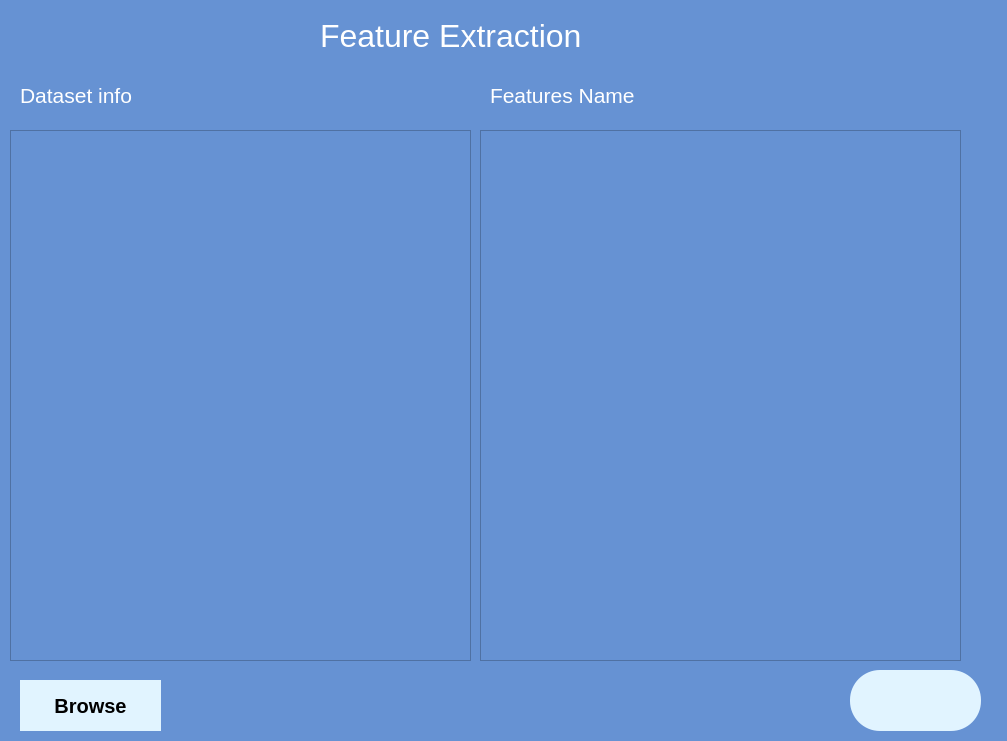
<?xml version="1.0" encoding="UTF-8"?>
<ui version="4.0">
 <class>Form</class>
 <widget class="QWidget" name="Form">
  <property name="enabled">
   <bool>true</bool>
  </property>
  <property name="geometry">
   <rect>
    <x>0</x>
    <y>0</y>
    <width>1007</width>
    <height>741</height>
   </rect>
  </property>
  <property name="sizePolicy">
   <sizepolicy hsizetype="Fixed" vsizetype="Fixed">
    <horstretch>0</horstretch>
    <verstretch>0</verstretch>
   </sizepolicy>
  </property>
  <property name="minimumSize">
   <size>
    <width>1007</width>
    <height>741</height>
   </size>
  </property>
  <property name="maximumSize">
   <size>
    <width>1007</width>
    <height>741</height>
   </size>
  </property>
  <property name="sizeIncrement">
   <size>
    <width>1007</width>
    <height>741</height>
   </size>
  </property>
  <property name="baseSize">
   <size>
    <width>1007</width>
    <height>741</height>
   </size>
  </property>
  <property name="windowTitle">
   <string>Form</string>
  </property>
  <property name="windowIcon">
   <iconset>
    <normaloff>logo1.ico</normaloff>logo1.ico</iconset>
  </property>
  <property name="styleSheet">
   <string notr="true">
/*-----QWidget-----*/
QWidget
{
	background-color: #6692d3;
	color: #ffffff;
	border-color: #181c21;

}


/*-----QMenuBar-----*/
QMenuBar
{
	background-color: #6692fc;
	color: #fff;
	border-color: #181c21;

}


QMenuBar::item
{
    background-color: transparent;

}


QMenuBar::item:selected
{
    background-color: #389bff;

}


QMenuBar::item:pressed
{
    background-color: #3a76b4;
    border: 1px solid #5ab8a0;
    margin-bottom: -1px;
    padding-bottom: 1px;

}


/*-----QMenu-----*/
QMenu
{
    background-color: #e1f4ff;
    border: 1px solid;
    color: #000;

}


QMenu::separator
{
    height: 1px;
    background-color: #000;
    color: #ffffff;
    padding-left: 4px;
    margin-left: 10px;
    margin-right: 5px;

}


QMenu::item
{
    min-width : 150px;
    padding: 3px 20px 3px 20px;

}


QMenu::item:selected
{
    background-color: #3a76b4;
    color: #ffffff;

}


QMenu::item:disabled
{
    color: #262626;

}


/*-----QPushButton-----*/
QPushButton
{
	background-color: #e1f4ff;
	color: #000000;
	border-style: solid;
	border-color: #181c21;
	font-weight: bold;
	font-size: 20px;
	font-family: Arial;

}


QPushButton::hover
{
	background-color: #f6fbff;

}


QPushButton::pressed
{
	background-color: #cdcdcd;

}


/*-----QLineEdit-----*/
QLineEdit
{
	background-color: #12160c;
	color: #ffffff;
	border: 1px solid #6692fc;
	padding: 3px;

}</string>
  </property>
  <widget class="QPushButton" name="browse">
   <property name="enabled">
    <bool>true</bool>
   </property>
   <property name="geometry">
    <rect>
     <x>20</x>
     <y>680</y>
     <width>141</width>
     <height>51</height>
    </rect>
   </property>
   <property name="font">
    <font>
     <family>Arial</family>
     <pointsize>-1</pointsize>
     <weight>75</weight>
     <bold>true</bold>
    </font>
   </property>
   <property name="text">
    <string>Browse</string>
   </property>
  </widget>
  <widget class="QPushButton" name="brownext">
   <property name="geometry">
    <rect>
     <x>850</x>
     <y>670</y>
     <width>131</width>
     <height>61</height>
    </rect>
   </property>
   <property name="autoFillBackground">
    <bool>false</bool>
   </property>
   <property name="styleSheet">
    <string notr="true">QPushButton {
  border-radius:30px;


}
</string>
   </property>
   <property name="text">
    <string/>
   </property>
   <property name="icon">
    <iconset>
     <normaloff>icon-removebg-preview.png</normaloff>icon-removebg-preview.png</iconset>
   </property>
   <property name="iconSize">
    <size>
     <width>100</width>
     <height>100</height>
    </size>
   </property>
   <property name="shortcut">
    <string/>
   </property>
  </widget>
  <widget class="QTextEdit" name="brotext">
   <property name="geometry">
    <rect>
     <x>10</x>
     <y>130</y>
     <width>461</width>
     <height>531</height>
    </rect>
   </property>
   <property name="font">
    <font>
     <pointsize>18</pointsize>
    </font>
   </property>
   <property name="styleSheet">
    <string notr="true">color:#B0C4DE;</string>
   </property>
   <property name="frameShape">
    <enum>QFrame::StyledPanel</enum>
   </property>
   <property name="frameShadow">
    <enum>QFrame::Plain</enum>
   </property>
   <property name="sizeAdjustPolicy">
    <enum>QAbstractScrollArea::AdjustToContents</enum>
   </property>
   <property name="html">
    <string>&lt;!DOCTYPE HTML PUBLIC &quot;-//W3C//DTD HTML 4.0//EN&quot; &quot;http://www.w3.org/TR/REC-html40/strict.dtd&quot;&gt;
&lt;html&gt;&lt;head&gt;&lt;meta name=&quot;qrichtext&quot; content=&quot;1&quot; /&gt;&lt;style type=&quot;text/css&quot;&gt;
p, li { white-space: pre-wrap; }
&lt;/style&gt;&lt;/head&gt;&lt;body style=&quot; font-family:'MS Shell Dlg 2'; font-size:18pt; font-weight:400; font-style:normal;&quot;&gt;
&lt;p style=&quot;-qt-paragraph-type:empty; margin-top:0px; margin-bottom:0px; margin-left:0px; margin-right:0px; -qt-block-indent:0; text-indent:0px; font-size:7.8pt;&quot;&gt;&lt;br /&gt;&lt;/p&gt;&lt;/body&gt;&lt;/html&gt;</string>
   </property>
   <property name="overwriteMode">
    <bool>false</bool>
   </property>
   <property name="textInteractionFlags">
    <set>Qt::TextSelectableByKeyboard|Qt::TextSelectableByMouse</set>
   </property>
  </widget>
  <widget class="QTextEdit" name="feana">
   <property name="geometry">
    <rect>
     <x>480</x>
     <y>130</y>
     <width>481</width>
     <height>531</height>
    </rect>
   </property>
   <property name="font">
    <font>
     <pointsize>18</pointsize>
    </font>
   </property>
   <property name="styleSheet">
    <string notr="true">color:#B0C4DE;</string>
   </property>
   <property name="frameShape">
    <enum>QFrame::StyledPanel</enum>
   </property>
   <property name="frameShadow">
    <enum>QFrame::Plain</enum>
   </property>
   <property name="sizeAdjustPolicy">
    <enum>QAbstractScrollArea::AdjustToContents</enum>
   </property>
   <property name="html">
    <string>&lt;!DOCTYPE HTML PUBLIC &quot;-//W3C//DTD HTML 4.0//EN&quot; &quot;http://www.w3.org/TR/REC-html40/strict.dtd&quot;&gt;
&lt;html&gt;&lt;head&gt;&lt;meta name=&quot;qrichtext&quot; content=&quot;1&quot; /&gt;&lt;style type=&quot;text/css&quot;&gt;
p, li { white-space: pre-wrap; }
&lt;/style&gt;&lt;/head&gt;&lt;body style=&quot; font-family:'MS Shell Dlg 2'; font-size:18pt; font-weight:400; font-style:normal;&quot;&gt;
&lt;p style=&quot;-qt-paragraph-type:empty; margin-top:0px; margin-bottom:0px; margin-left:0px; margin-right:0px; -qt-block-indent:0; text-indent:0px; font-size:7.8pt;&quot;&gt;&lt;br /&gt;&lt;/p&gt;&lt;/body&gt;&lt;/html&gt;</string>
   </property>
   <property name="overwriteMode">
    <bool>false</bool>
   </property>
   <property name="textInteractionFlags">
    <set>Qt::TextSelectableByKeyboard|Qt::TextSelectableByMouse</set>
   </property>
  </widget>
  <widget class="QLabel" name="label">
   <property name="geometry">
    <rect>
     <x>320</x>
     <y>0</y>
     <width>331</width>
     <height>71</height>
    </rect>
   </property>
   <property name="font">
    <font>
     <pointsize>24</pointsize>
    </font>
   </property>
   <property name="text">
    <string>Feature Extraction</string>
   </property>
  </widget>
  <widget class="QLabel" name="label_2">
   <property name="geometry">
    <rect>
     <x>20</x>
     <y>70</y>
     <width>171</width>
     <height>51</height>
    </rect>
   </property>
   <property name="font">
    <font>
     <pointsize>16</pointsize>
    </font>
   </property>
   <property name="text">
    <string>Dataset info</string>
   </property>
  </widget>
  <widget class="QLabel" name="label_3">
   <property name="geometry">
    <rect>
     <x>490</x>
     <y>70</y>
     <width>201</width>
     <height>51</height>
    </rect>
   </property>
   <property name="font">
    <font>
     <pointsize>16</pointsize>
    </font>
   </property>
   <property name="text">
    <string>Features Name</string>
   </property>
  </widget>
 </widget>
 <resources/>
 <connections/>
</ui>
